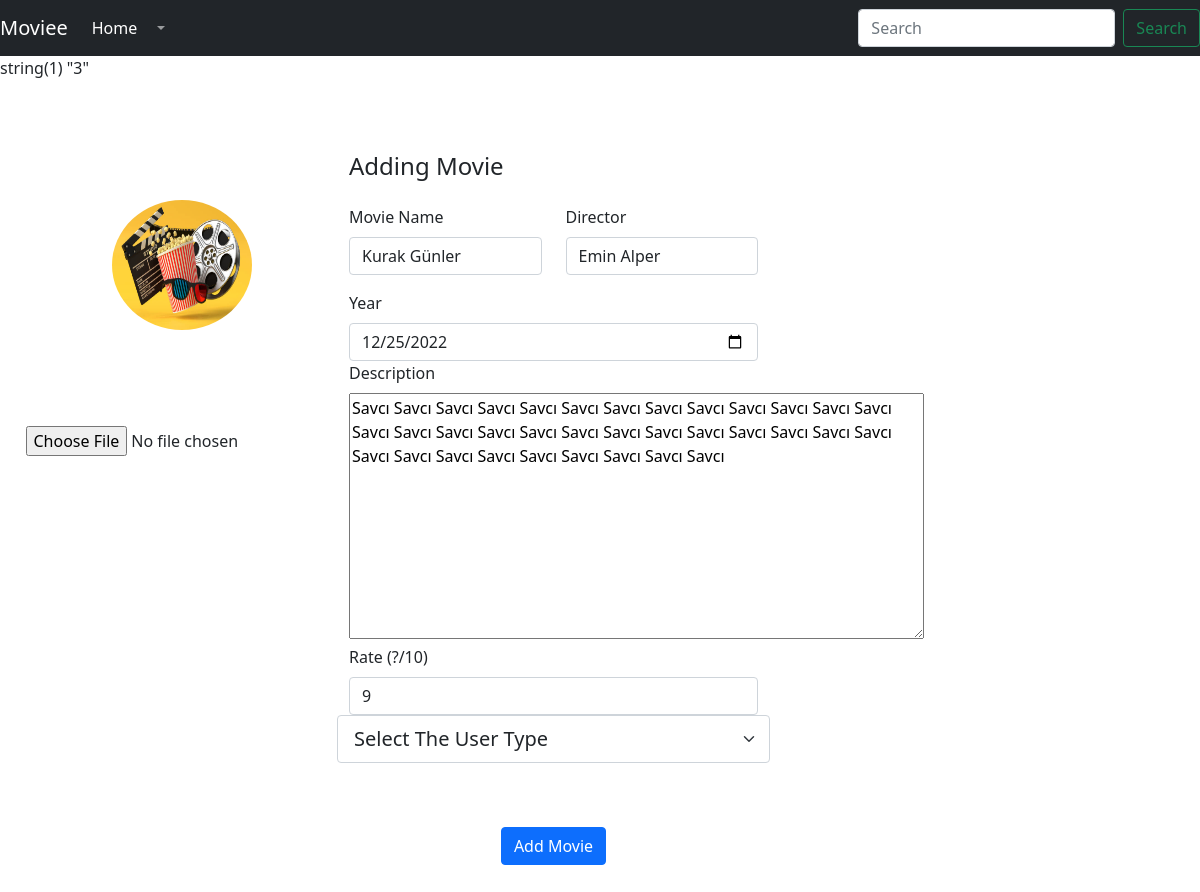
Screenshot of /MovieEdit.php?id=3 (signed in) with the database file from the repository.
### tables this page shows
CREATE TABLE IF NOT EXISTS `movies` (
  `MovieId` int(11) NOT NULL AUTO_INCREMENT,
  `MovieName` varchar(30) NOT NULL,
  `Director` varchar(30) NOT NULL,
  `Year` date NOT NULL,
  `Rate` int(11) NOT NULL,
  `Image` varchar(30) NOT NULL,
  `Description` varchar(700) NOT NULL,
  `Current` date NOT NULL,
  `Owner` varchar(30) NOT NULL,
  `Status` int(11) NOT NULL,
  PRIMARY KEY (`MovieId`)
);

### MovieEdit.php (the view, shortened to what this page needs)
<?php
   require_once("./main.php");
   $control = $db->prepare('SELECT * FROM movies WHERE MovieId = ?');
    $control->execute([$_GET['id']]);
    $result = $control->fetchAll()[0];
    var_dump($_GET['id']);
?>
<!DOCTYPE html>
<html lang="en">
<head>
    <link href="https://maxcdn.bootstrapcdn.com/font-awesome/4.3.0/css/font-awesome.min.css" rel="stylesheet">
    <link rel="stylesheet" href="https://cdn.jsdelivr.net/npm/bootstrap@5.0.0-alpha1/dist/css/bootstrap.min.css">
    <link rel="stylesheet" href="https://cdn.jsdelivr.net/npm/bootstrap@5.0.0-alpha1/dist/js/bootstrap.bundle.min.js">
    <link rel="stylesheet" href="https://cdnjs.cloudflare.com/ajax/libs/jquery/3.2.1/jquery.min.js">
    <link rel="stylesheet" href="styleBackground.css">
</head>
<body>
<form method="POST" action="" enctype="multipart/form-data">
<div class="container   mt-4 mb-5">
    <div class="row">
        <div class="col-md-3">
            <div class="d-flex flex-column align-items-center text-center p-3 py-5"><img class="rounded-circle mt-5" height="130px" width="140px" src="./assets/img/istockphoto-1202770121-612x612.jpg" height="130px"></div>
            <div class="d-flex flex-column align-items-center text-center p-3 py-5"><input type="file" name="image"></div>
        </div>
        <div class="col-md-5">
            <div class="p-3 py-5">
                <div class="d-flex justify-content-between align-items-center mb-3">
                    <h4 class="text-right">Adding Movie</h4>
                </div>
                <div class="row mt-2">
                    <div class="col-md-6"><label class="labels">Movie Name</label><input type="text" class="form-control" value="<?= $result["MovieName"]?>" name="MovieName"></div>
                    <div class="col-md-6"><label class="labels">Director</label><input type="text" class="form-control"  value="<?= $result["Director"]?>" name="Director"></div>
                </div>
                <div class="row mt-3">
                <div class="col-md-12"><label class="labels">Year</label><input type="Date" class="form-control"  value="<?= $result["Year"]?>" name="Date"></div>
                    <div class="col-md-12"><label class="labels">Description</label><textarea name="Description" id="" cols="60" rows="10"><?= $result["Description"]?></textarea></div>
                    <div class="col-md-12"><label class="labels">Rate (?/10)</label><input type="number" class="form-control"  value="<?= $result["Rate"]?>" name="Rate"></div>
                    <?php if($userData["Type"]==0){
                        echo "<select class='form-select form-select-lg mb-3' aria-label='.form-select-lg example' name='UserType'>
                        <option selected>Select The User Type</option>
                        <option value='0'>Admin</option>
                        <option value='1'>Firm User</option>
                        <option value='2'>Movie Editor</option>
                        <option value='3'>Movie Lover</option>
                        </select>
                        ";
                    } ?>
                </div>
                <div class="mt-5 text-center"><button class="btn btn-primary profile-button" type="submit" name="save"> Add Movie </button></div>
            </div>
        </div>
    </div>
</div>
</form>

### styleBackground.css (style rules this page uses)
body { background-image: url(./assets/img/background.jpg); background-size: cover; }

### main.php (style rules this page uses)
body { background: rgb(2,0,36); background: linear-gradient(90deg, rgba(2,0,36,1) 0%, rgba(124,7,144,1) 33%, rgba(9,9,121,1) 93%, rgba(0,212,255,1) 100%); }

### rows the page displays
movies: MovieName "Kurak Günler", Director "Emin Alper", Date "12/25/2022", Description "Savcı Savcı Savcı Savcı Savcı Savcı Savcı Savcı Savcı Savcı Savcı Savcı Savcı Savcı Savcı Savcı Savcı Savcı Savcı Savcı Savcı Savcı Savcı Savcı Savcı Savcı Savcı Savcı Savcı Savcı Savcı Savcı Savcı Savcı Savcı", Rate "9"
